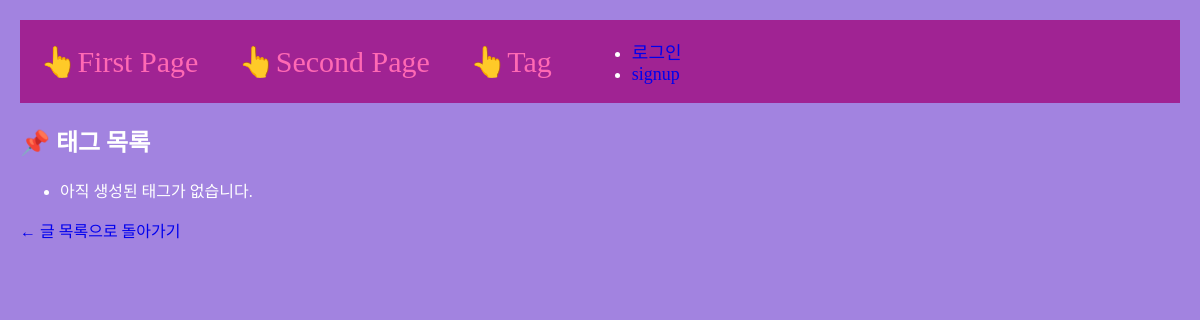
The app's page /tag-list, older data.
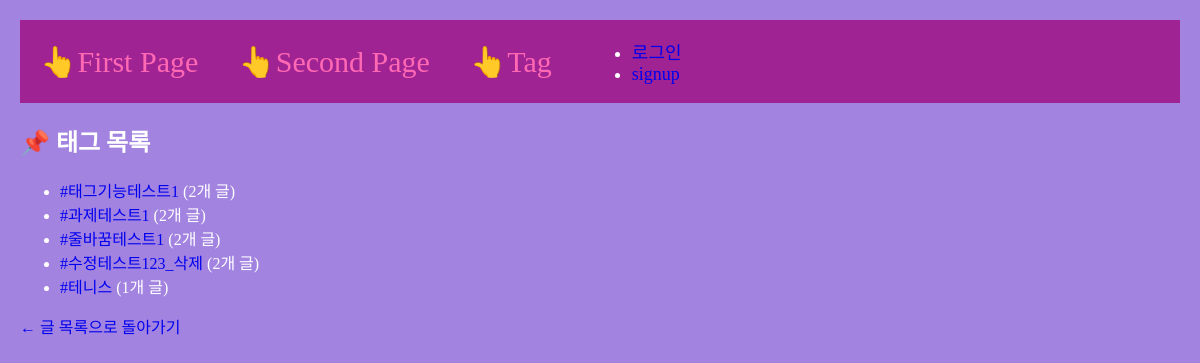
The same page, newer data.
### main/models.py (models this page shows, shortened)
class Tag(models.Model):
    name = models.CharField(max_length=30, null=False, blank=False)

### main/views.py (the view)
# urls.py: path('tag-list', tag_list, name="tag-list"),
def tag_list(request): #모든 태그 목록을 볼 수 있는 페이지
    tags = Tag.objects.annotate(num_posts=Count('posts')).filter(num_posts__gt=0)
    return render(request, 'main/tag-list.html', {'tags': tags})

### main/templates/main/tag-list.html
{% extends 'base.html' %}
{% block content %}
<h2>📌 태그 목록</h2>
<ul>
    {% for tag in tags %}
        <li>
            <a href="{% url 'main:tag-posts' tag.id %}">#{{ tag.name }}</a>
            ({{ tag.posts.count }}개 글)
        </li>
    {% empty %}
        <li>아직 생성된 태그가 없습니다.</li>
    {% endfor %}
</ul>
<a href="{% url 'main:secondpage' %}">← 글 목록으로 돌아가기</a>
{% endblock %}

### project/templates/base.html (shortened to what this page needs)
<!DOCTYPE html>
{% load static %}
<html lang="ko">
<head>
    <link rel="stylesheet" type="text/css" href="{% static 'css/project.css' %}">
</head>
<body class="body-container">
    {% include 'shared/_navbar.html' %}
    {% block content %}
    {% endblock %}
</body>
</html>

### project/templates/shared/_navbar.html
<nav class="navbar-container">
    <a class="navbar-link" href="{% url 'main:mainpage' %}">👆First Page</a>
    <a class="navbar-link" href="{% url 'main:secondpage' %}">👆Second Page</a>
    <a class="navbar-link" href="{% url 'main:tag-list' %}">👆Tag</a>
    <div class="nav-right">
        {% if user.is_authenticated %}
        <ul class="nav-link-account">
            <li class="nav-link-user">{{user.username}}</li>
            <li><a href="{% url 'accounts:logout' %}">로그아웃</a></li>
            <li><a href="{% url 'users:mypage' request.user.id %}">mypage</a></li>
        </ul>
        {% else %}
        <ul class="nav=link-account">
            <li><a href="{% url 'accounts:login' %}">로그인</a></li>
            <li><a href="{% url 'accounts:signup' %}">signup</a></li>
        </ul>
        {% endif %}
    </div>
</nav>

### project/templates/base.html (style rules this page uses)
a { text-decoration: none; }
.body-container { background-color: #a283e0; color: #fff; margin: 20px; }
.navbar-container { display: flex; align-items: center; padding-left: 20px; gap: 40px; background-color: #a02393; font-size: 18px; }
.navbar-link { color: #FF69B4; font-size: 30px; }

Row changes from the older to the newer data that the page shows:
added Tag: name "태그기능테스트1", posts.count "2"
added Tag: name "과제테스트1", posts.count "2"
added Tag: name "줄바꿈테스트1", posts.count "2"
added Tag: name "수정테스트123_삭제", posts.count "2"
added Tag: name "테니스", posts.count "1"
Text that changed along with them:
text no longer shown: "아직 생성된 태그가 없습니다."
